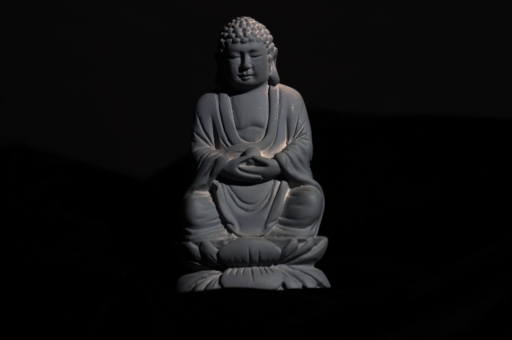
#> input picture data_processed/buddha/buddha.0.png, 512 x 340 px, given in place of buddha.mask.png, which was not available
$ python Photometric_Stereo.py
#> lines starting #> are read from the running program, lines starting #| are printed output that depends on the picture
'''
    @file_name:Photometric_Stereo
    @file_function: Photometric Stereo algorathim
    @time: 2021/9/24
    @author: Wang Zhongqi
    @software: VSCode
'''
import cv2
import numpy as np
from PIL import Image

from HeightMap import compute_depth, disp_depthmap, save_depthmap
from SurfNorm import compute_surfNorm
from tools.visualization import visualize


def main(Image_name = 'cat'):

    # =================read the information in MASK=================
#> called with Image_name = 'buddha'
    mask = cv2.imread('data_processed/'+Image_name+"/"+Image_name+'.mask.png')
#> mask is the input picture: shape (340, 512, 3); mean B, G, R 14.8, 14.4, 14.7
    mask2 = cv2.cvtColor(mask, cv2.COLOR_BGR2GRAY)
    height,width,_=mask.shape
#> height = 340; width = 512
    dst=np.zeros((height,width,3),np.uint8)
    for k in range(3):
        for i in range(height):
            for j in range(width):
                dst[i,j][k]=255-mask[i,j][k]
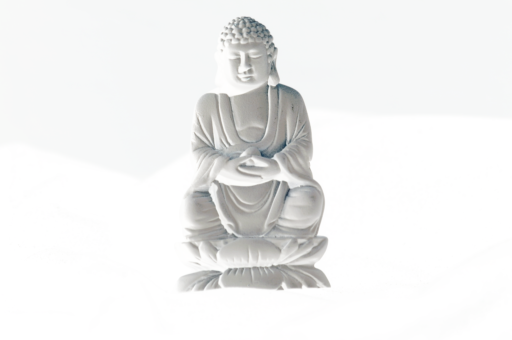
#> dst: shape (340, 512, 3); mean B, G, R 240.2, 240.6, 240.3

    # ================obtain the light vector=================
    file_path = "data_processed/lights.txt"
#> (the run stopped early here; a loop or call above may not have finished)

$ run again, on data_processed/cat/cat.1.png
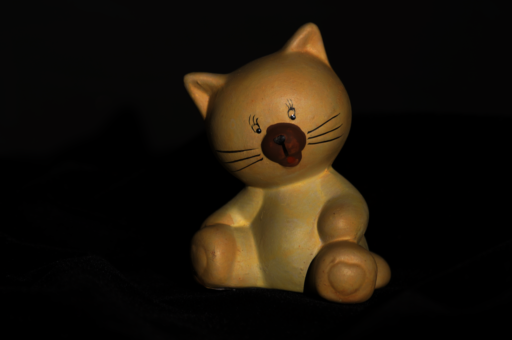
#> input picture data_processed/cat/cat.1.png, 512 x 340 px, given in place of buddha.mask.png, which was not available
#> in main, mask is the input picture: shape (340, 512, 3); mean B, G, R 9.4, 18.7, 25.7
#> in main, `mask2 = cv2.cvtColor(mask, cv2.COLOR_BGR2GRAY)`:
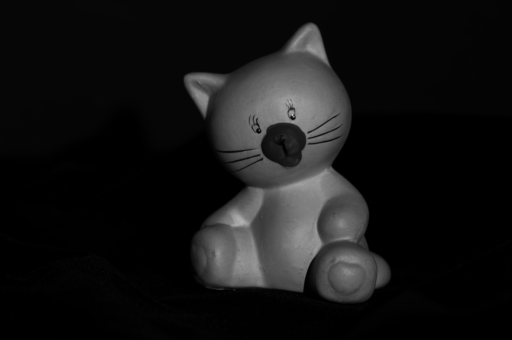
#> mask2: shape (340, 512); min 0, max 190, mean 19.7
#> after the loop in main, `for k in range(3):`:
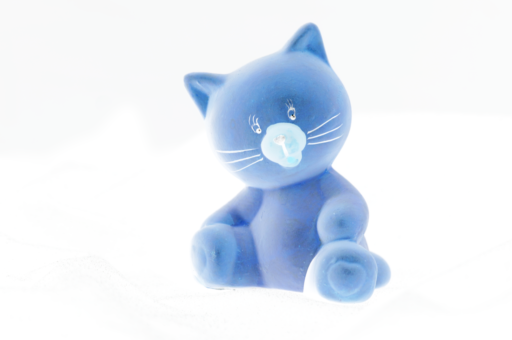
#> dst: shape (340, 512, 3); mean B, G, R 245.6, 236.3, 229.3

$ run again, on data_processed/horse/horse.0.png
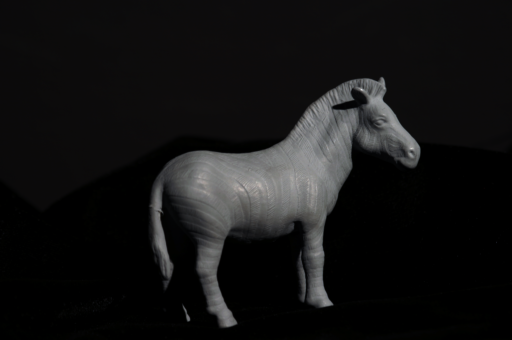
#> input picture data_processed/horse/horse.0.png, 512 x 340 px, given in place of buddha.mask.png, which was not available
#> in main, mask is the input picture: shape (340, 512, 3); mean B, G, R 19.8, 19.6, 19.9
#> after the loop in main, `for k in range(3):`:
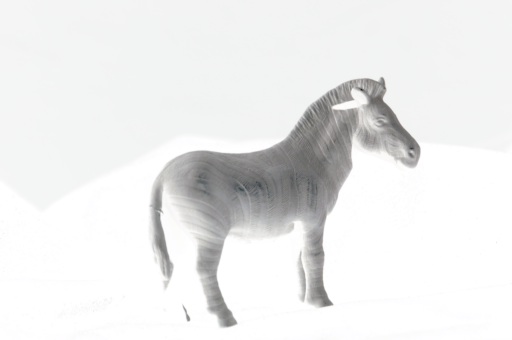
#> dst: shape (340, 512, 3); mean B, G, R 235.2, 235.4, 235.1
